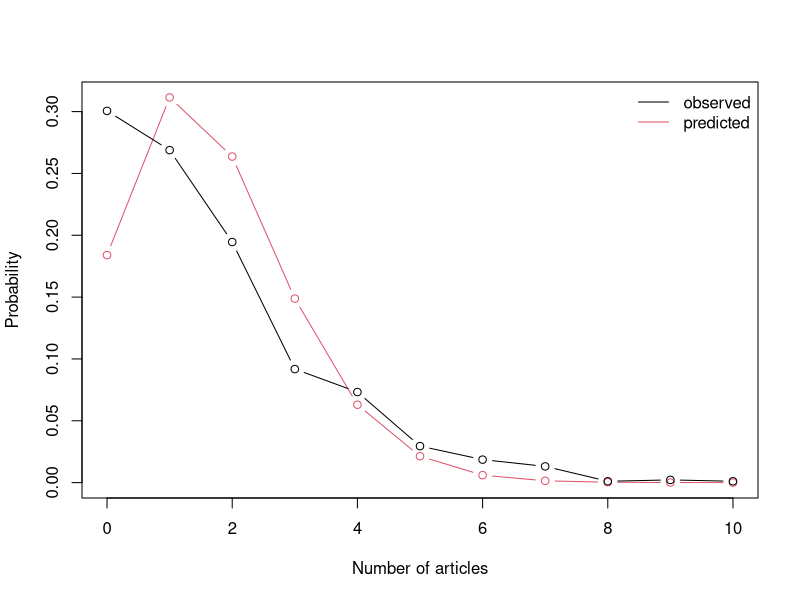

Write R code to recreate this figure.
library(AER)


### Name: PhDPublications
### Title: Doctoral Publications
### Aliases: PhDPublications
### Keywords: datasets

### ** Examples

## from Long (1997)
data("PhDPublications")

## Table 8.1, p. 227
summary(PhDPublications)

## Figure 8.2, p. 220
plot(0:10, dpois(0:10, mean(PhDPublications$articles)), type = "b", col = 2,
  xlab = "Number of articles", ylab = "Probability")
lines(0:10, prop.table(table(PhDPublications$articles))[1:11], type = "b")
legend("topright", c("observed", "predicted"), col = 1:2, lty = rep(1, 2), bty = "n")

## Table 8.2, p. 228
fm_lrm <- lm(log(articles + 0.5) ~ ., data = PhDPublications)
summary(fm_lrm)
-2 * logLik(fm_lrm)
fm_prm <- glm(articles ~ ., data = PhDPublications, family = poisson)
library("MASS")
fm_nbrm <- glm.nb(articles ~ ., data = PhDPublications)

## Table 8.3, p. 246
library("pscl")
fm_zip <- zeroinfl(articles ~ . | ., data = PhDPublications)
fm_zinb <- zeroinfl(articles ~ . | ., data = PhDPublications, dist = "negbin")
